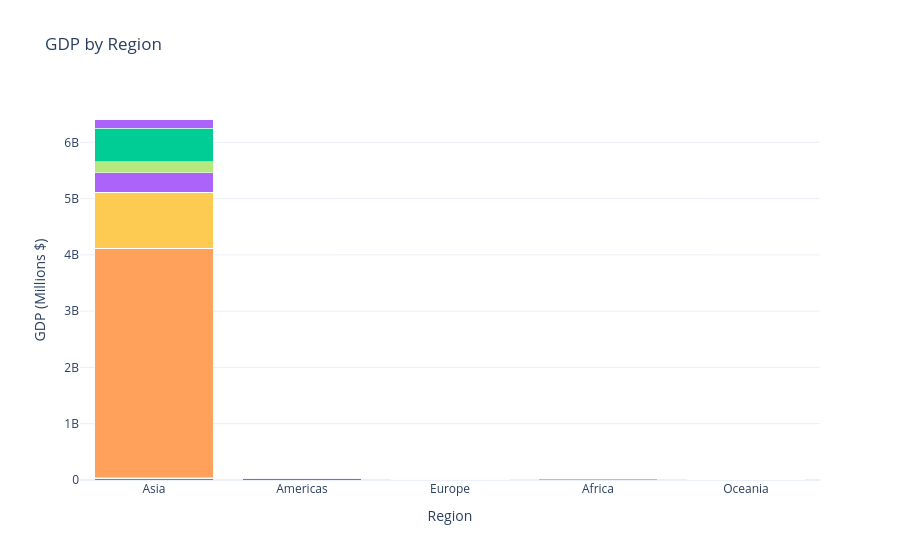

The cell this chart's notebook holds for it:
### Code cell
region_url = "https://en.wikipedia.org/w/index.php?title=List_of_countries_by_GDP_(nominal)&oldid=1187446467"
region_page = rq.get(region_url, headers={"User-Agent": "Mozilla/5.0"})
region_df = pd.read_html(StringIO(region_page.text), match="Country/Territory")[0]

region_countries = (region_df.iloc[:, 0].astype(str).str.strip())
region_names = region_df.iloc[:, 1].astype(str).str.strip()
region_map = dict(zip(region_countries, region_names))

df["Region"] = df[country_col].map(region_map)
df = df.dropna(subset=["Final_GDP", "Region"])
df = df[~df[country_col].str.contains("World|Total|Gross regional product", case=False, na=False)]

fig = px.bar(
    df,
    x="Region",
    y="Final_GDP",
    color=country_col,
    title="GDP by Region",
    labels={"Final_GDP": "GDP (Millions $)", country_col: "Country"},
    template="plotly_white",
)

fig.update_layout(
    barmode="stack",
    xaxis={"categoryorder": "total descending"},
    showlegend=False,
)

output_path = os.path.join("/tmp", "gdp_stacked_bar.html")
fig.write_html(output_path)

fig.show()
